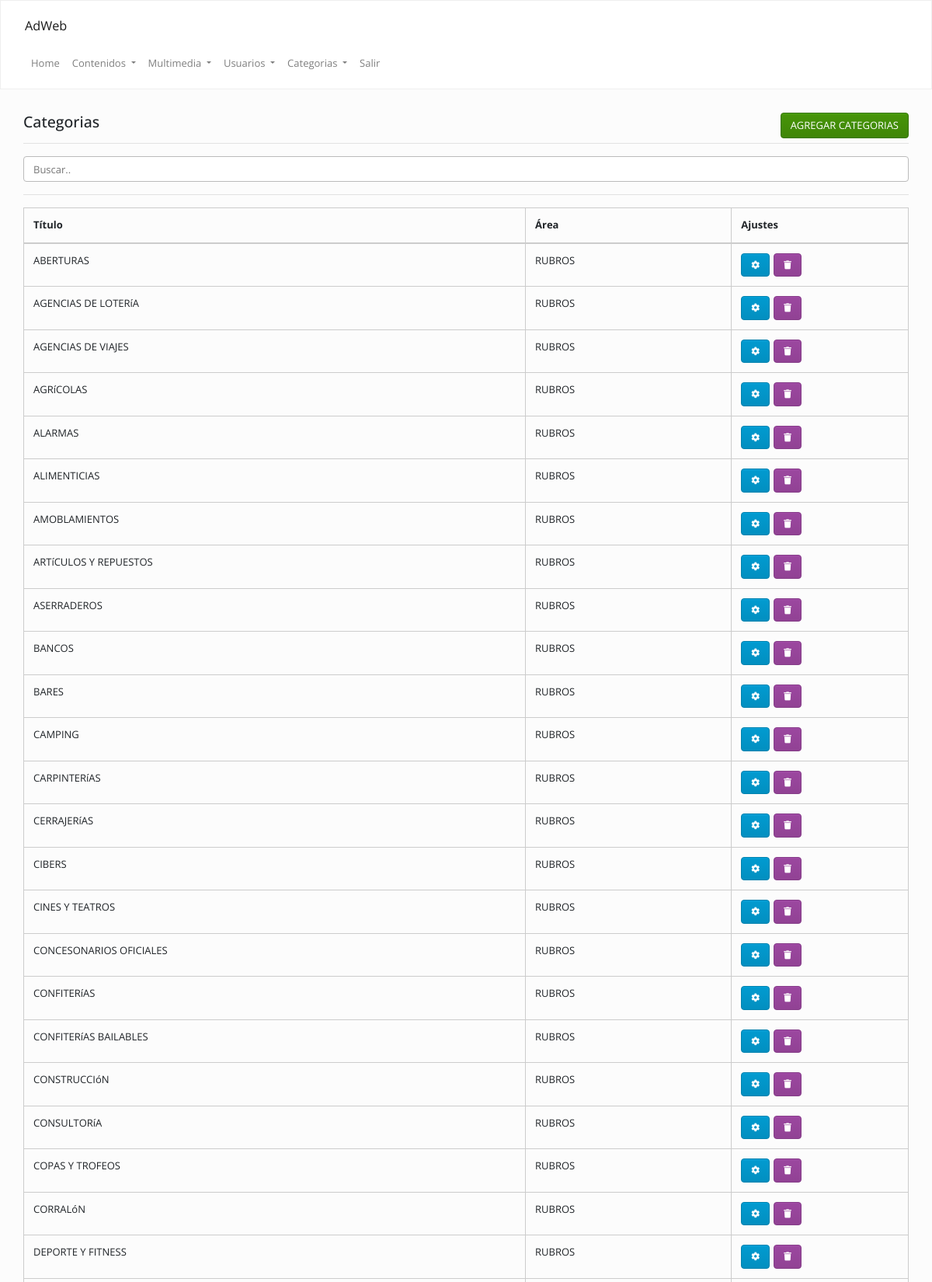
Screenshot of /admin/index.php?op=categorias (signed in, upper part) with the database file from the repository.
### tables this page shows
CREATE TABLE `categorias` (
  `id` int(11) NOT NULL,
  `cod` varchar(255) NOT NULL,
  `titulo` varchar(255) NOT NULL,
  `area` varchar(255) NOT NULL
);

### Config/Autoload.php (called while the page is built, shortened)
<?php
class autoload
{
    public static function runAdmin()
    {
        spl_autoload_register(
            function ($clase)
            {
                $ruta = str_replace("\\", "/", $clase) . ".php";
            }
        );
    }
}

### Clases/Conexion.php (called while the page is built, shortened)
<?php namespace Clases;
class Conexion
{
    private $datos = array("host"=> "localhost","user"=> "root","pass"=> "","db"  => "ces");
    private $con;
    public function __construct()
    {
        $this->con = mysqli_connect($this->datos["host"], $this->datos["user"], $this->datos["pass"], $this->datos["db"]);
        mysqli_set_charset($this->con,'utf8');
    }
    public function sqlReturn($query)
    {
        $dato = $this->con->query($query);
        return $dato;
    }
}

### Clases/Categorias.php (called while the page is built, shortened)
<?php
class Categorias
{
    private $con;
    public function __construct()
    {
        $this->con = new Conexion();
    }
    function list($filter) {
        $array = array();
        if (is_array($filter)) {
            $filterSql = "WHERE ";
            $filterSql .= implode(" AND ", $filter);
        } else {
            $filterSql = '';
        }
        $sql = "SELECT * FROM `categorias` $filterSql  ORDER BY titulo asc";
         $notas = $this->con->sqlReturn($sql);
        if ($notas) {
            while ($row = mysqli_fetch_assoc($notas)) {
                $array[] = $row;
            }
            return $array;
        }
    }
}

### admin/inc/categorias/ver.php (the view, shortened to what this page needs)
<?php
$categorias    = new Clases\Categorias();
$data = $categorias->list("");
?>
<div class="mt-20">
    <div class="col-lg-12 col-md-12">
        <h4>
            Categorias
            <a class="btn btn-success pull-right" href="<?=URL?>/index.php?op=categorias&accion=agregar">
                AGREGAR CATEGORIAS
            </a>
        </h4>
        <hr/>
        <input class="form-control" id="myInput" type="text" placeholder="Buscar..">
        <hr/>
        <table class="table  table-bordered  ">
            <thead>
                <th>
                    Título
                </th>
                <th>
                    Área
                </th>
                <th>
                    Ajustes
                </th>
            </thead>
            <tbody>
                <?php
                if (is_array($data)) {
                    foreach ($data as $val) {
                        echo "<tr>";
                        echo "<td>";
                        echo strtoupper($val["titulo"]);
                        echo "</td>";
                        echo "<td>" . strtoupper($val["area"]) . "</td>";
                        echo "<td>";
                        echo '<a class="btn btn-info" data-toggle="tooltip" data-placement="top" title="Modificar" href="' . URL . '/index.php?op=categorias&accion=modificar&cod=' . $val["cod"] . '"><i class="fa fa-cog"></i></a>';
                        echo '<a class="btn btn-danger" data-toggle="tooltip" data-placement="top" title="Eliminar" href="' . URL . '/index.php?op=categorias&accion=ver&borrar=' . $val["cod"] . '">
                        <i class="fa fa-trash"></i></a>';
                        echo "</td>";
                        echo "</tr>";
                    }
                }
                ?>
            </tbody>
        </table>
    </div>
</div>

### admin/css/style.css (style rules this page uses)
.pull-right { float: right !important; }
.mt-20 { margin-top: 20px !important; }
td .btn { margin-right: 5px; font-size: 11px; }
th:last-child { width: 20%; }

### rows the page displays
categorias: titulo "ABERTURAS", area "RUBROS"
categorias: titulo "AGENCIAS DE LOTERíA", area "RUBROS"
categorias: titulo "AGENCIAS DE VIAJES", area "RUBROS"
categorias: titulo "AGRíCOLAS", area "RUBROS"
categorias: titulo "ALARMAS", area "RUBROS"
categorias: titulo "ALIMENTICIAS", area "RUBROS"
categorias: titulo "AMOBLAMIENTOS", area "RUBROS"
categorias: titulo "ARTíCULOS Y REPUESTOS", area "RUBROS"
categorias: titulo "ASERRADEROS", area "RUBROS"
categorias: titulo "BANCOS", area "RUBROS"
categorias: titulo "BARES", area "RUBROS"
categorias: titulo "CAMPING", area "RUBROS"
categorias: titulo "CARPINTERíAS", area "RUBROS"
categorias: titulo "CERRAJERíAS", area "RUBROS"
categorias: titulo "CIBERS", area "RUBROS"
categorias: titulo "CINES Y TEATROS", area "RUBROS"
categorias: titulo "CONCESONARIOS OFICIALES", area "RUBROS"
categorias: titulo "CONFITERíAS", area "RUBROS"
categorias: titulo "CONFITERíAS BAILABLES", area "RUBROS"
categorias: titulo "CONSTRUCCIóN", area "RUBROS"
categorias: titulo "CONSULTORíA", area "RUBROS"
categorias: titulo "COPAS Y TROFEOS", area "RUBROS"
categorias: titulo "CORRALóN", area "RUBROS"
categorias: titulo "DEPORTE Y FITNESS", area "RUBROS"
